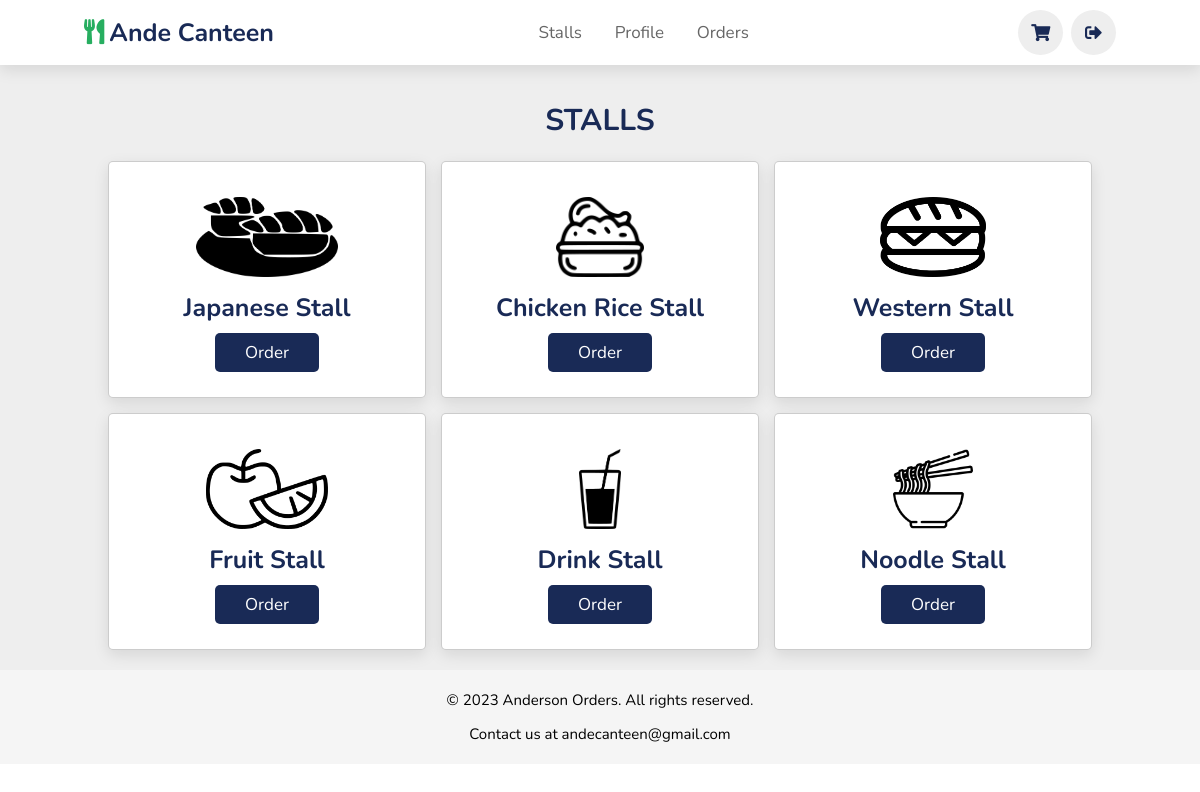
The page / (signed in) on the database its author committed.
### models.py (models this page shows)
class Base(DeclarativeBase):
    pass

class Stall(Base):
    __tablename__ = "stalls"
    id: Mapped[int] = mapped_column(primary_key=True)
    stall_name: Mapped[str] = mapped_column(String(100), unique=True, nullable=False)
    image_directory: Mapped[str] = mapped_column(String(300))
    food_items: Mapped[List["Food"]] = relationship(back_populates="stall", lazy=True)

### app.py (the view)
@app.route('/', methods=['POST', 'GET'])
@login_required
def HomePage():
    return render_template('HomePage.html', stalls=session.query(Stall).all())

### app.py (called while the page is built)
@login_manager.user_loader
def load_user(user_id):
    return session.get(User, int(user_id))

### templates/HomePage.html (shortened to what this page needs)
{% extends 'base.html' %}
{% block head %}
    <link rel="stylesheet" href="../static/css/HomePage.css">
{% endblock %}
{% block body %}
<section class="dishes" id="dishes">
    <h1 class="heading" style="margin-top: 50px;"> Stalls </h1>
    <div class="box-container">
        {% for stall in stalls %}
            <div class="box">
            <img src="../static/stall_images/{{ stall.image_directory }}" alt="{{ stall.stall_name }}">
            <h3>{{ stall.stall_name }}</h3>
            <a href="{{ stall.stall_name.replace(' ', '_') }}" class="btn">Order</a>
        </div>
        {% endfor %}
</section>
{% endblock %}

### templates/base.html (shortened to what this page needs)
<!DOCTYPE html>
<html lang="en">
<head>
    <link rel="stylesheet" href="https://cdnjs.cloudflare.com/ajax/libs/font-awesome/5.15.3/css/all.min.css">
    <link rel="stylesheet" href="https://unpkg.com/swiper/swiper-bundle.min.css" />
	{% block head %} {% endblock %}
</head>
<body>
<header>
    <div class="logo"><i class="fas fa-utensils" style="padding-right: 0.5rem;"></i>Ande Canteen</div>
    <nav class="navbar">
        <a class="active" href="/">Stalls</a>
        <a href="profile">Profile</a>
        <a href="orders">Orders</a>
    </nav>
    <div class="icons">
        <a href="checkout" class="fas fa-shopping-cart"></a>
        <a href="{{ url_for('logout') }}" class="fas fa-sign-out-alt"></a>
    </div>
</header>
{% block body %} {% endblock %}
<footer style="background-color: #f5f5f5; padding: 20px; text-align: center; left: 0; bottom: 0;">
    <p style="font-size: 15px; text-transform: none;">&copy; 2023 Anderson Orders. All rights reserved.</p>
    <br>
    <p style="font-size: 15px; text-transform: none;">Contact us at andecanteen@gmail.com</p>
</footer>
</body>
</html>

### static/css/HomePage.css (style rules this page uses)
:root { --green:#27ae60; --black:#192a56; --light-color:#666; --box-shadow:0 .5rem 1.5rem rgba(0,0,0,.1); }
* { font-family: 'Nunito', sans-serif; margin:0; padding:0; box-sizing: border-box; text-decoration: none; outline: none; border:none; text-transform: capitalize; transition: all .2s linear; }
html { font-size: 62.5%; overflow-x: hidden; scroll-padding-top: 5.5rem; scroll-behavior: smooth; }
section { padding:2rem 9%; }
section:nth-child(even) { background:#eee; }
.heading { text-align: center; color:var(--black); font-size: 3rem; padding-bottom: 2rem; padding-top: 3rem; text-transform: uppercase; }
.btn { margin-top: 1rem; display: inline-block; font-size: 1.7rem; color:#fff; background: var(--black); border-radius: .5rem; cursor: pointer; padding:.8rem 3rem; margin: 0.8rem 0.4rem 0 0.4rem; }
header { position: fixed; top:0; left: 0; right:0; background: #fff; padding:1rem 7%; display: flex; align-items: center; justify-content: space-between; z-index: 1000; box-shadow: var(--box-shadow); }
header .logo { color:var(--black); font-size: 2.5rem; font-weight: bolder; }
header .logo i { color:var(--green); }
header .navbar a { font-size: 1.7rem; border-radius: .5rem; padding:.5rem 1.5rem; color:var(--light-color); }
header .icons i, header .icons a { cursor: pointer; margin-left: .5rem; height:4.5rem; line-height: 4.5rem; width:4.5rem; text-align: center; font-size: 1.7rem; color:var(--black); border-radius: 50%; background: #eee; }
.dishes .box-container { display: grid; grid-template-columns: repeat(auto-fit, minmax(28rem, 1fr)); gap:1.5rem; }
.dishes .box-container .box { padding:2.5rem; background:#fff; border-radius: .5rem; border:.1rem solid rgba(0,0,0,.2); box-shadow: var(--box-shadow); position: relative; overflow: hidden; text-align: center; }
.dishes .box-container .box img { height:8rem; margin:1rem 0; }
.dishes .box-container .box h3 { color:var(--black); font-size: 2.5rem; }

### rows shown on the page
Stall: image_directory (picture), stall_name "Japanese Stall"
Stall: image_directory (picture), stall_name "Chicken Rice Stall"
Stall: image_directory (picture), stall_name "Western Stall"
Stall: image_directory (picture), stall_name "Fruit Stall"
Stall: image_directory (picture), stall_name "Drink Stall"
Stall: image_directory (picture), stall_name "Noodle Stall"
